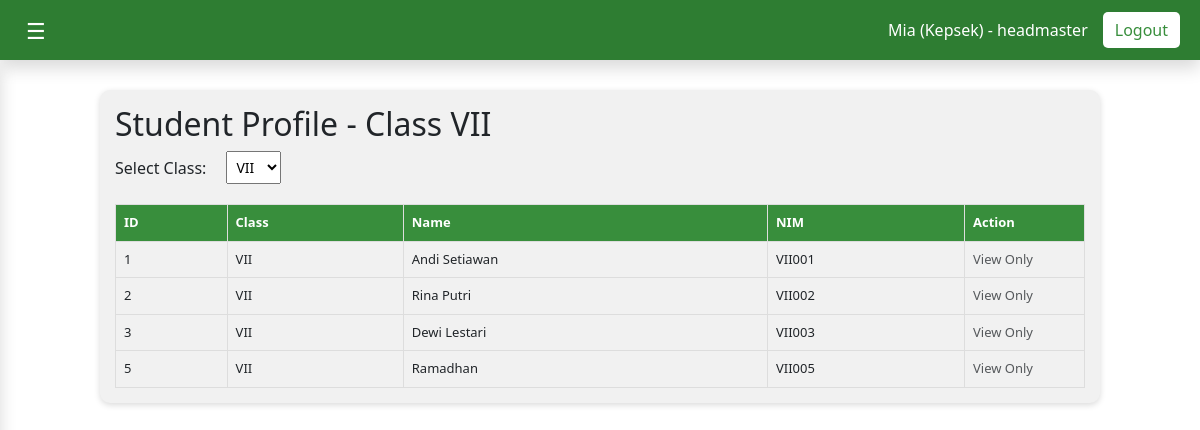
The app's page /php/student_profile.php (signed in) with its own data.
### tables this page shows
CREATE TABLE `students_vii` (
  `id` int(11) NOT NULL,
  `class` varchar(10) DEFAULT 'VII',
  `name` varchar(100) NOT NULL,
  `nim` varchar(30) NOT NULL
);

### php/student_profile.php (the view, shortened to what this page needs)
<?php
require_once "../koneksi/koneksi.php";
$name    = $_SESSION['name'];
$subject = $_SESSION['subject'];
$role    = $_SESSION['role'];
$selected_class = isset($_GET['class']) ? $_GET['class'] : 'VII';
$tableMap = [
    'VII'  => 'students_vii',
    'VIII' => 'students_viii',
    'IX'   => 'students_ix'
];
$table = $tableMap[$selected_class];
$query  = "SELECT * FROM $table";
$result = mysqli_query($koneksi, $query) or die("Query Error: " . mysqli_error($koneksi));
?>
<!DOCTYPE html>
<html lang="en">
<head>
  <link href="https://cdn.jsdelivr.net/npm/bootstrap@5.3.8/dist/css/bootstrap.min.css" rel="stylesheet">
  <link rel="stylesheet" href="../css/student.css">
</head>
<body>
  <nav class="navbar shadow">
    <div class="nav-left">
      <button class="toggle-btn" id="toggle-btn">&#9776;</button>
    </div>
    <div class="nav-right">
      <span class="user-info">
        <?php echo $name; ?> (<?php echo $subject; ?>) - <?php echo $role; ?>
      </span>
      <a href="logout.php" class="logout-btn">Logout</a>
    </div>
  </nav>
  <main class="content shifted" id="content">
    <section class="profile-container">
      <h2>Student Profile - Class <?php echo $selected_class; ?></h2>
      <form method="GET" class="filter-form">
        <label for="class">Select Class: </label>
        <select name="class" id="class" onchange="this.form.submit()">
          <option value="VII" <?php if($selected_class=='VII') echo 'selected'; ?>>VII</option>
        </select>
      </form>
      <table class="student-table">
        <thead>
          <tr>
            <th>ID</th>
            <th>Class</th>
            <th>Name</th>
            <th>NIM</th>
            <th>Action</th>
          </tr>
        </thead>
        <tbody>
        <?php while($row = mysqli_fetch_assoc($result)): ?>
          <tr>
            <td><?php echo $row['id']; ?></td>
            <td><?php echo $row['class']; ?></td>
            <td><?php echo $row['name']; ?></td>
            <td><?php echo $row['nim']; ?></td>
            <td>
              <?php if ($role === 'teacher'): ?>
                <a href="edit.php?class=<?php echo $selected_class; ?>&id=<?php echo $row['id']; ?>" class="btn edit">Edit</a>
                <a href="delete.php?class=<?php echo $selected_class; ?>&id=<?php echo $row['id']; ?>" class="btn delete" onclick="return confirm('Yakin hapus data ini?')">Delete</a>
              <?php else: ?>
                <span class="text-muted">View Only</span>
              <?php endif; ?>
            </td>
          </tr>
        <?php endwhile; ?>
        </tbody>
      </table>
    </section>
  </main>
</body>
</html>

### css/student.css (style rules this page uses)
.navbar { position: fixed; top: 0; left: 0; right: 0; height: 60px; background: #2e7d32; color: white; display: flex; justify-content: space-between; align-items: center; padding: 0 20px; z-index: 1000; box-shadow: 0 2px 6px rgba(0,0,0,0.2); }
.toggle-btn { background: transparent; border: none; color: white; font-size: 22px; cursor: pointer; }
.nav-right { display: flex; align-items: center; gap: 15px; }
.user-info { font-weight: 500; }
.logout-btn { background: #ffffff; color: #388e3c; padding: 6px 12px; border-radius: 5px; text-decoration: none; }
.content { margin-top: 70px; padding: 20px; margin-left: 0; width: 100%; box-sizing: border-box; transition: margin-left 0.3s ease; }
.content.shifted { margin-right: 220px; }
.profile-container { background: #f1f1f1; padding: 20px; border-radius: 10px; box-shadow: 0 2px 6px rgba(0,0,0,0.15); width: 100%; max-width: 1000px; margin: 0 auto; box-sizing: border-box; overflow-x: auto; transition: opacity 0.3s ease; }
.filter-form { display: flex; flex-wrap: wrap; gap: 15px; margin-bottom: 20px; align-items: center; justify-content: flex-start; }
.filter-form label { margin-right: 5px; }
.filter-form select { padding: 5px; font-size: 14px; }
.student-table { width: 100%; border-collapse: collapse; table-layout: auto; min-width: 600px; }
.student-table th, .student-table td { border: 1px solid #ddd; padding: 8px; font-size: 14px; word-wrap: break-word; }
.student-table th { background: #388e3c; color: white; text-align: left; }
.student-table th:last-child, .student-table td:last-child { width: 120px; text-align: left; white-space: nowrap; }
@media (max-width: 1200px) { .profile-container { padding: 15px; } }
@media (max-width: 1200px) { .student-table th, .student-table td { font-size: 13px; } }

### records on screen
students_vii: id "1", class "VII", name "Andi Setiawan", nim "VII001"
students_vii: id "2", class "VII", name "Rina Putri", nim "VII002"
students_vii: id "3", class "VII", name "Dewi Lestari", nim "VII003"
students_vii: id "5", class "VII", name "Ramadhan", nim "VII005"

### other values on screen
$name "Mia"
$subject "Kepsek"
$role "headmaster"
$selected_class "VII"
